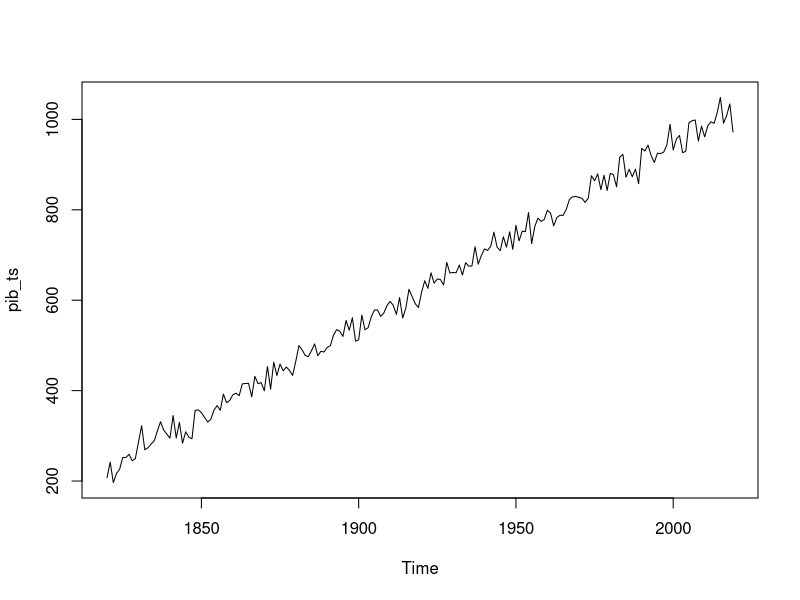
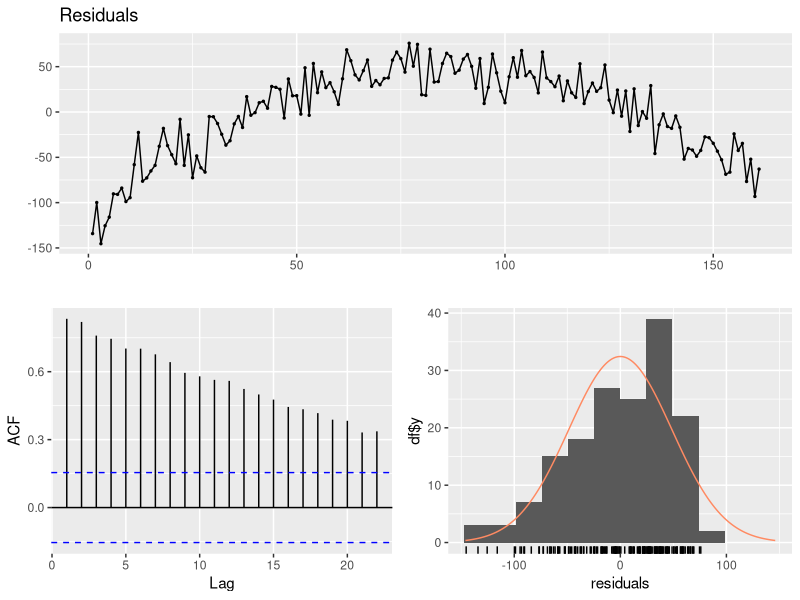

These figures' R source, in order:
### cargar paquetes

library(Metrics)
library(forecast)

### Simular datos pib ###

t=c(1:200)
pib =200 + 4*t + rnorm(200,mean=20,sd=20)
pib_ts=ts(pib,start=1820,frequency = 1) ##Convertir a TS

## graficar serie de tiempo
plot(pib_ts)

###Separación de datos train/test

pib_train=window(pib_ts,end=1980) ## datos para entrenamiento
pib_test=window(pib_ts,start=1981) ## datos para evaluación

t_train=c(1:161)
t_test= c(162:200)

### verificar separación correcta

length(pib_train)
length(t_train)

###Crear data.frame

datos_tiempo_train=data.frame("pib"=pib_train,"t"=t_train,"t2"=t_train^2)
datos_tiempo_test=data.frame("pib"=pib_test,"t"=t_test,"t2"=t_test^2)


###### Ajustar/entrenar modelo de regresión lineal 

mod1=lm(pib~t,data=datos_tiempo_train)
mod2=lm(pib~t2,data=datos_tiempo_train)

summary(mod1)
summary(mod2)

AIC(mod1)
AIC(mod2)

BIC(mod1)
BIC(mod2)

####### MAPE de evaluación y mape de entrenamiento ###

###mape Entrenamiento modelo 1
predichos=predict(mod1)
mape(pib_train,predichos)*100
mae(pib_train,predichos)

##mape entrenamiento modelo 2

predichos2=predict(mod2)
mape(pib_train,predichos2)*100
mae(pib_train,predichos2)

###mape evaluación modelo 1

predichos_e=predict(mod1,newdata = datos_tiempo_test)
mape(pib_test,predichos_e)*100
mae(pib_test,predichos_e)
###mape evaluación modelo 2

predichos_e2=predict(mod2, newdata=datos_tiempo_test)
mape(pib_test,predichos_e2)*100
mae(pib_test,predichos_e2)



#### supuestos para residuales:
## distribuyen normal con media 0
## tienen varianza constante
## son independientes

checkresiduals(mod2)
